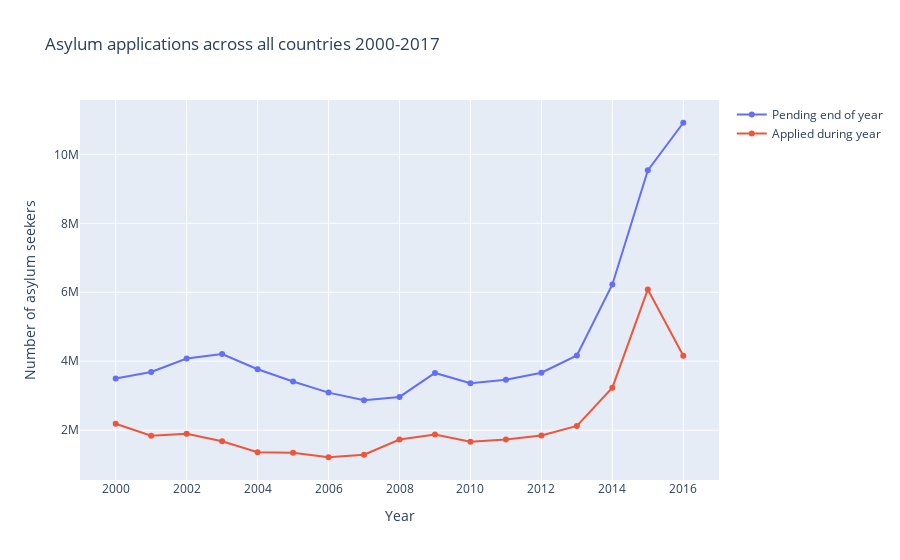

Here is the notebook cell this chart was saved with:
### Markdown cell above
### Asylum applications across all countries 2000-2017

### Code cell
# Read the CSV file into a DataFrame
apypc_df = pd.read_csv("data/applied_pending_yearly_per_country.csv")

# Create the figure
fig = go.Figure()

# Add traces for each line
fig.add_trace(go.Scatter(x=apypc_df["Year"], y=apypc_df.filter(regex='end').sum(axis=1), name="Pending end of year"))
fig.add_trace(go.Scatter(x=apypc_df["Year"], y=apypc_df.filter(regex='Applied').sum(axis=1), name="Applied during year"))

# Set labels and titles
fig.update_layout(
    xaxis_title="Year",
    yaxis_title="Number of asylum seekers",
    title="Asylum applications across all countries 2000-2017"
)

# Set x-axis tick labels
fig.update_xaxes(
    tickmode="array",
    tickvals=[2000, 2002, 2004, 2006, 2008, 2010, 2012, 2014, 2016],
    ticktext=[str(year) for year in range(2000, 2017, 2)]
)

# Set y-axis tick labels
fig.update_yaxes(tickvals=list(range(0, 10000001, 2000000)))

# Add text
txt = "The total number of recorded applications of asylum seekers summed over all countries between 2000 and 2017,<br> as well as the amount of applications still pending, i.e. not processed, at the end of the year."
fig.add_annotation(
    text=txt,
    xref="paper", yref="paper",
    x=0.5, y=-0.28,
    showarrow=False,
    font=dict(size=10),
    width=600
)

# Display the plot
fig.show()

### Figure 1 — Plotly figure (JSON) as saved in the notebook; plotly's stock layout.template omitted (floating-point values rounded to 4 significant figures)
{"data": [{"name": "Pending end of year", "type": "scatter", "x": [2000, 2001, 2002, 2003, 2004, 2005, 2006, 2007, 2008, 2009, 2010, 2011, 2012, 2013, 2014, 2015, 2016], "y": [3499106, 3688378, 4079510, 4207952, 3767608, 3413132, 3089686, 2866794, 2964802, 3660326, 3364416, 3459732, 3666964, 4165656, 6225352, 9535458, 10916084]}, {"name": "Applied during year", "type": "scatter", "x": [2000, 2001, 2002, 2003, 2004, 2005, 2006, 2007, 2008, 2009, 2010, 2011, 2012, 2013, 2014, 2015, 2016], "y": [2186090, 1836312, 1897072, 1680472, 1362318, 1348010, 1214922, 1286930, 1729884, 1871206, 1661928, 1728464, 1846310, 2122148, 3233130, 6082398, 4161200]}], "layout": {"annotations": [{"font": {"size": 10}, "showarrow": false, "text": "The total number of recorded applications of asylum seekers summed over all countries between 2000 and 2017,<br> as well as the amount of applications still pending, i.e. not processed, at the end of the year.", "width": 600, "x": 0.5, "xref": "paper", "y": -0.28, "yref": "paper"}], "title": {"text": "Asylum applications across all countries 2000-2017"}, "xaxis": {"tickmode": "array", "ticktext": ["2000", "2002", "2004", "2006", "2008", "2010", "2012", "2014", "2016"], "tickvals": [2000, 2002, 2004, 2006, 2008, 2010, 2012, 2014, 2016], "title": {"text": "Year"}}, "yaxis": {"tickvals": [0, 2000000, 4000000, 6000000, 8000000, 10000000], "title": {"text": "Number of asylum seekers"}}}}
